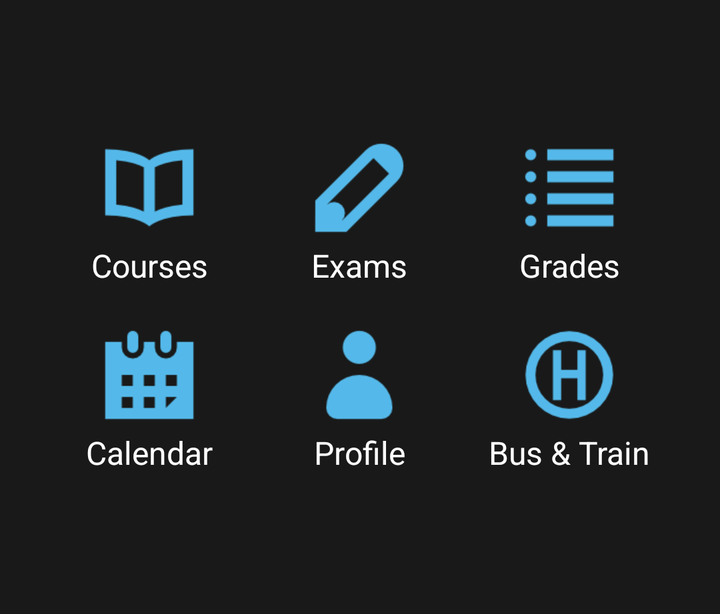
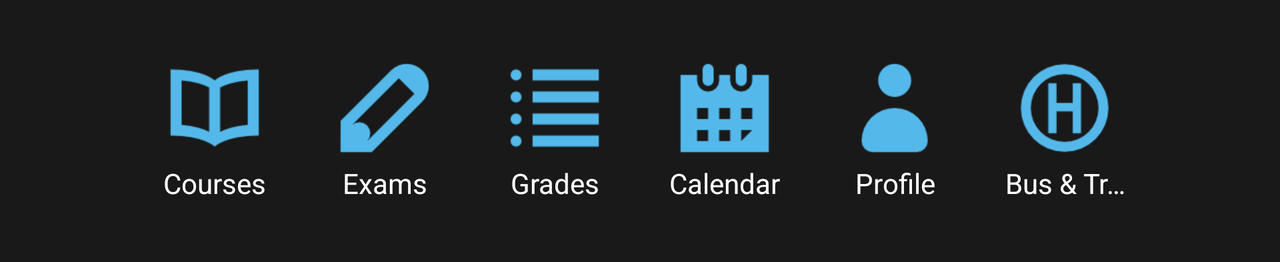

The same Android screen from two of the app's own layout files: first res/layout/ as a phone draws it, then the repository's variant for another configuration, drawn on a device whose configuration selects that folder. Both files follow.
<!-- AndroidManifest.xml: application theme SportalTheme.NoBar -->
<!-- res/layout/dashboard_menu.xml -->
<?xml version="1.0" encoding="utf-8"?>
<RelativeLayout xmlns:android="http://schemas.android.com/apk/res/android"
    android:id="@+id/lay_main"
    android:layout_width="wrap_content"
    android:layout_height="wrap_content"
    android:layout_gravity="center_horizontal"
    android:paddingBottom="@dimen/dashboard_padding"
    android:paddingTop="@dimen/dashboard_padding" >

    <Button
        android:id="@+id/courses"
        style="@style/DashboardButton"
        android:drawableTop="@drawable/db_courses"
        android:text="@string/courses" />

    <Button
        android:id="@+id/exams"
        style="@style/DashboardButton"
        android:layout_toRightOf="@id/courses"
        android:drawableTop="@drawable/db_exams"
        android:text="@string/exams" />

    <Button
        android:id="@+id/grades"
        style="@style/DashboardButton"
        android:layout_toRightOf="@id/exams"
        android:drawableTop="@drawable/db_grades"
        android:text="@string/grades" />

    <Button
        android:id="@+id/calendar"
        style="@style/DashboardButton"
        android:layout_below="@id/courses"
        android:drawableTop="@drawable/db_calendar"
        android:text="@string/calendar" />

    <Button
        android:id="@+id/profile"
        style="@style/DashboardButton"
        android:layout_below="@id/exams"
        android:layout_toRightOf="@id/calendar"
        android:drawableTop="@drawable/db_profile"
        android:text="@string/profile" />

    <Button
        android:id="@+id/bus"
        style="@style/DashboardButton"
        android:layout_below="@id/grades"
        android:layout_toRightOf="@id/profile"
        android:drawableTop="@drawable/db_busstop"
        android:text="@string/bus" />

</RelativeLayout>
<!-- resources referenced by this layout -->
<resources>
  <!-- from res/values-h560dp/ -->
  <dimen name="dashboard_padding">60dp</dimen>
  <!-- drawable db_busstop: png bitmap (drawable-hdpi, 1574 bytes) -->
  <!-- drawable db_calendar: png bitmap (drawable-hdpi, 1483 bytes) -->
  <!-- drawable db_courses: png bitmap (drawable-hdpi, 1647 bytes) -->
  <!-- drawable db_exams: png bitmap (drawable-hdpi, 1052 bytes) -->
  <!-- drawable db_grades: png bitmap (drawable-hdpi, 1152 bytes) -->
  <!-- drawable db_profile: png bitmap (drawable-hdpi, 1458 bytes) -->
  <string name="bus">Bus &amp; Train</string>
  <string name="calendar">Calendar</string>
  <string name="courses">Courses</string>
  <string name="exams">Exams</string>
  <string name="grades">Grades</string>
  <string name="profile">Profile</string>
  <style name="DashboardButton">
  	    <item name="android:layout_width">@dimen/dashboard_button_width</item>
          <item name="android:layout_height">wrap_content</item>
  		<item name="android:background">@drawable/db_button_bg</item>
      	<item name="android:textColor">@color/white</item>
      	<item name="android:gravity">center</item>
      	<item name="android:drawablePadding">@dimen/element_spacing_half</item>
      	<item name="android:textSize">@dimen/dashboard_button_textsize</item>
      	<item name="android:paddingTop">@dimen/dashboard_button_padding</item>
          <item name="android:paddingBottom">@dimen/dashboard_button_padding</item>
          <item name="android:paddingLeft">@dimen/dashboard_button_padding</item>
          <item name="android:paddingRight">@dimen/dashboard_button_padding</item>
          <item name="android:ellipsize">end</item>
          <item name="android:singleLine">true</item>
  	</style>
  <!-- from res/values-v11/ -->
  <style name="SportalTheme.NoBar">
          <item name="android:windowActionBar">false</item>
          <item name="android:windowNoTitle">true</item>
      </style>
  <!-- from res/values-xhdpi/ -->
  <dimen name="dashboard_button_width">105dp</dimen>
  <!-- drawable db_button_bg (drawable) -->
  <?xml version="1.0" encoding="utf-8"?>
  
  <selector xmlns:android="http://schemas.android.com/apk/res/android">
      <item android:state_pressed="true">
          <shape>
              <solid android:color="@color/unidarkblue_dark"/>
              <corners android:radius="@dimen/element_spacing_half"/>
          </shape>
      </item>
      <item android:state_focused="true">
          <shape>
  			<solid android:color="@color/unidarkblue"/>
              <corners android:radius="@dimen/element_spacing_half"/>
          </shape>
      </item>
      <item>        
          <shape>
  		    <solid android:color="@android:color/transparent"/>
          </shape>
      </item>
  </selector>
  <color name="white">#ffffffff</color>
  <dimen name="element_spacing_half">4dp</dimen>
  <!-- from res/values-xhdpi/ -->
  <dimen name="dashboard_button_textsize">16sp</dimen>
  <!-- from res/values-xhdpi/ -->
  <dimen name="dashboard_button_padding">10dp</dimen>
  <color name="unidarkblue_dark">#1D3D49</color>
  <color name="unidarkblue">#336b81</color>
</resources>
<!-- res/layout-land/dashboard_menu.xml (the repository's variant of the layout above) -->
<!-- drawn on the phone turned sideways -->
<?xml version="1.0" encoding="utf-8"?>
<RelativeLayout xmlns:android="http://schemas.android.com/apk/res/android"
    android:id="@+id/lay_main"
    android:layout_width="wrap_content"
    android:layout_height="wrap_content"
    android:layout_gravity="center_horizontal"
    android:paddingBottom="@dimen/dashboard_land_padding"
    android:paddingTop="@dimen/dashboard_land_padding" >

    <Button
        android:id="@+id/courses"
        style="@style/DashboardButton.Landscape"
        android:drawableTop="@drawable/db_courses"
        android:text="@string/courses" />

    <Button
        android:id="@+id/exams"
        style="@style/DashboardButton.Landscape"
        android:layout_toRightOf="@id/courses"
        android:drawableTop="@drawable/db_exams"
        android:text="@string/exams" />

    <Button
        android:id="@+id/grades"
        style="@style/DashboardButton.Landscape"
        android:layout_toRightOf="@id/exams"
        android:drawableTop="@drawable/db_grades"
        android:text="@string/grades" />

    <Button
        android:id="@+id/calendar"
        style="@style/DashboardButton.Landscape"
        android:layout_toRightOf="@id/grades"
        android:drawableTop="@drawable/db_calendar"
        android:text="@string/calendar" />

    <Button
        android:id="@+id/profile"
        style="@style/DashboardButton.Landscape"
        android:layout_toRightOf="@id/calendar"
        android:drawableTop="@drawable/db_profile"
        android:text="@string/profile" />

    <Button
        android:id="@+id/bus"
        style="@style/DashboardButton.Landscape"
        android:layout_toRightOf="@id/profile"
        android:drawableTop="@drawable/db_busstop"
        android:text="@string/bus" />

</RelativeLayout>
<!-- resources referenced by the variant -->
<!-- as the phone turned sideways resolves them -->
<resources>
  <!-- from res/values-xhdpi/ -->
  <dimen name="dashboard_land_padding">20dp</dimen>
  <!-- drawable db_busstop: png bitmap (drawable-hdpi, 1574 bytes) -->
  <!-- drawable db_calendar: png bitmap (drawable-hdpi, 1483 bytes) -->
  <!-- drawable db_courses: png bitmap (drawable-hdpi, 1647 bytes) -->
  <!-- drawable db_exams: png bitmap (drawable-hdpi, 1052 bytes) -->
  <!-- drawable db_grades: png bitmap (drawable-hdpi, 1152 bytes) -->
  <!-- drawable db_profile: png bitmap (drawable-hdpi, 1458 bytes) -->
  <string name="bus">Bus &amp; Train</string>
  <string name="calendar">Calendar</string>
  <string name="courses">Courses</string>
  <string name="exams">Exams</string>
  <string name="grades">Grades</string>
  <string name="profile">Profile</string>
  <style name="DashboardButton.Landscape">
  	    <item name="android:layout_width">@dimen/dashboard_land_button_width</item>
          <item name="android:textSize">@dimen/dashboard_land_button_textsize</item>
      </style>
  <!-- from res/values-v11/ -->
  <style name="SportalTheme.NoBar">
          <item name="android:windowActionBar">false</item>
          <item name="android:windowNoTitle">true</item>
      </style>
  <!-- from res/values-xhdpi/ -->
  <dimen name="dashboard_land_button_width">85dp</dimen>
  <!-- from res/values-xhdpi/ -->
  <dimen name="dashboard_land_button_textsize">14sp</dimen>
</resources>
